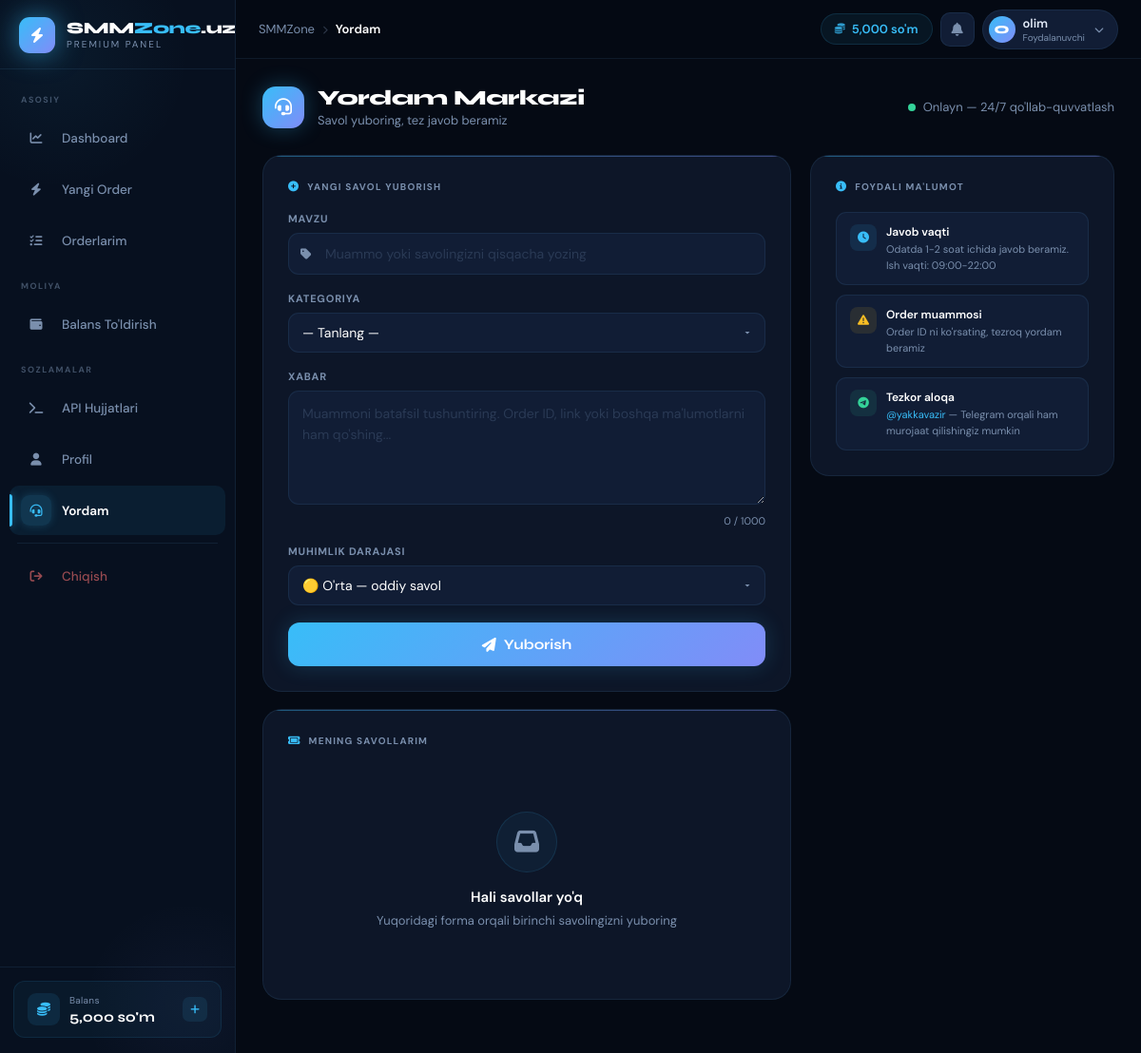
The app's page /support (signed in), older data.
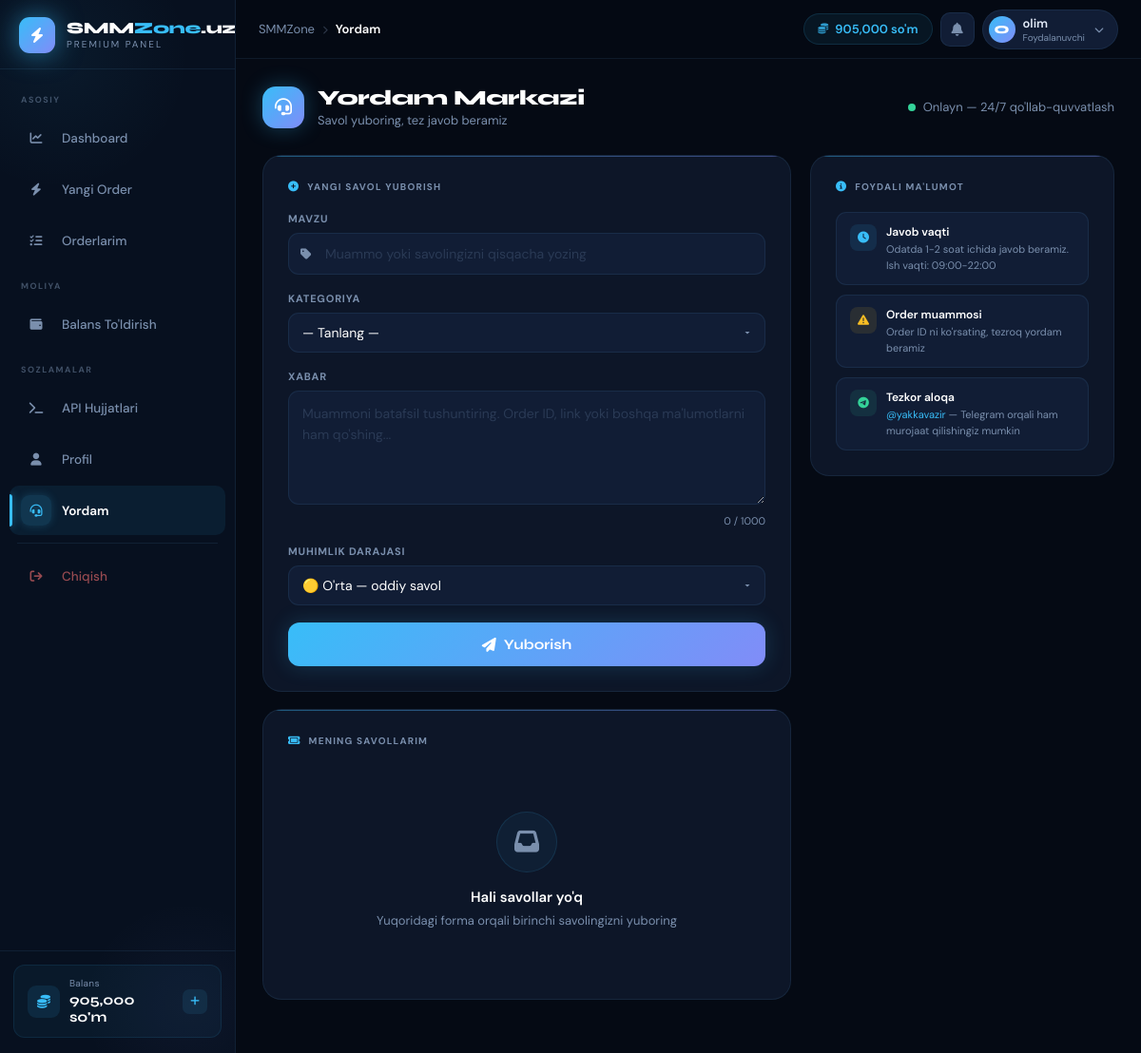
The same page, newer data.
### tables this page shows
CREATE TABLE users (
    id           INTEGER PRIMARY KEY AUTOINCREMENT,
    username     TEXT UNIQUE NOT NULL,
    email        TEXT UNIQUE NOT NULL,
    password     TEXT NOT NULL,
    balance      REAL DEFAULT 0,
    role         TEXT DEFAULT 'user',
    api_key      TEXT UNIQUE,
    total_spent  REAL DEFAULT 0,
    total_orders INTEGER DEFAULT 0,
    ref_code     TEXT UNIQUE,
    referred_by  INTEGER,
    ref_earnings REAL DEFAULT 0,
    is_active    INTEGER DEFAULT 1,
    created_at   TEXT DEFAULT (datetime('now'))
);

### support_service.py (the view)
@support_bp.route("/support")
def support_page():
    if "user_id" not in session:
        return redirect(url_for("auth.login_page"))
    db = get_db()
    tickets = db.execute(
        """SELECT t.*, u.username FROM support_tickets t
           JOIN users u ON u.id = t.user_id
           WHERE t.user_id = ? ORDER BY t.created_at DESC""",
        (session["user_id"],)
    ).fetchall()
    return render_template("support.html", tickets=tickets)

### database/db.py (called while the page is built)
def get_db():
    if "db" not in g:
        g.db = sqlite3.connect(DATABASE)
        g.db.row_factory = sqlite3.Row
    return g.db

### main.py (called while the page is built)
@app.context_processor
def inject_globals():
    user_balance = 0
    if "user_id" in session:
        db = get_db()
        u  = db.execute("SELECT balance FROM users WHERE id=?", (session["user_id"],)).fetchone()
        if u: user_balance = u["balance"]
        session["balance"] = user_balance
    return {"site_name": Config.SITE_NAME, "user_balance": user_balance}

### templates/support.html (shortened to what the changed rows need)
{% extends "base.html" %}
{% block content %}
<div class="sp-header">
  <div class="sp-header-left">
    <div class="sp-header-icon"><i class="fas fa-headset"></i></div>
    <div>
      <div class="sp-title">Yordam Markazi</div>
      <div class="sp-subtitle">Savol yuboring, tez javob beramiz</div>
    </div>
  </div>
  <div style="display:flex;align-items:center;gap:8px;font-size:13px;color:var(--muted)">
    <span style="width:8px;height:8px;border-radius:50%;background:#34d399;display:inline-block;animation:pulse 2s infinite"></span>
    Onlayn — 24/7 qo'llab-quvvatlash
  </div>
</div>
<div class="sp-layout">
  <div>
    <div class="sp-card">
      <div class="sp-card-title"><i class="fas fa-plus-circle"></i> Yangi savol yuborish</div>
      <form method="POST" action="/support/new">
        <div class="sp-form-group">
          <label class="sp-label">Mavzu</label>
          <div class="sp-input-wrap">
            <input type="text" name="subject" class="sp-input"
                   placeholder="Muammo yoki savolingizni qisqacha yozing"
                   required maxlength="100">
          </div>
        </div>
        <div class="sp-form-group">
          <label class="sp-label">Kategoriya</label>
          <select name="category" class="sp-select" required>
            <option value="">— Tanlang —</option>
          </select>
        </div>
        <div class="sp-form-group">
          <label class="sp-label">Xabar</label>
          <textarea name="message" class="sp-textarea"
                    placeholder="Muammoni batafsil tushuntiring. Order ID, link yoki boshqa ma'lumotlarni ham qo'shing..."
                    required maxlength="1000" oninput="updateChar(this)"></textarea>
          <div class="sp-char-count"><span id="char-count">0</span> / 1000</div>
        </div>
        <div class="sp-form-group">
          <label class="sp-label">Muhimlik darajasi</label>
          <select name="priority" class="sp-select">
            <option value="medium" selected>🟡 O'rta — oddiy savol</option>
          </select>
        </div>
        <button type="submit" class="sp-btn-submit">
          <i class="fas fa-paper-plane"></i> Yuborish
        </button>
      </form>
    </div>
    <div class="sp-card" style="margin-top:18px">
      <div class="sp-card-title"><i class="fas fa-ticket"></i> Mening savollarim</div>
      {% if tickets %}
      <div class="sp-tickets">
        {% for t in tickets %}
        <div class="sp-ticket {% if t.reply %}has-reply{% endif %}" onclick="toggleTicket({{ t.id }})">
          <div class="sp-ticket-head">
            <div class="sp-ticket-icon"
                 style="background:{% if t.category == 'order' %}rgba(56,189,248,.1){% elif t.category == 'payment' %}rgba(52,211,153,.1){% elif t.category == 'technical' %}rgba(248,113,113,.1){% else %}rgba(129,140,248,.1){% endif %}">
              <i class="fas fa-{% if t.category == 'order' %}cart-shopping{% elif t.category == 'payment' %}wallet{% elif t.category == 'technical' %}wrench{% else %}question{% endif %}"
                 style="color:{% if t.category == 'order' %}var(--accent){% elif t.category == 'payment' %}var(--accent3){% elif t.category == 'technical' %}#f87171{% else %}var(--accent2){% endif %}"></i>
            </div>
            <div class="sp-ticket-info">
              <div class="sp-ticket-subject">{{ t.subject }}</div>
              <div class="sp-ticket-meta">
                <span>{{ t.created_at[:16] }}</span>
                <span>·</span>
                <span class="prio-{{ t.priority }}">
                  <i class="fas fa-circle" style="font-size:7px"></i>
                  {% if t.priority == 'high' %}Yuqori
                  {% elif t.priority == 'medium' %}O'rta
                  {% else %}Past{% endif %}
                </span>
              </div>
            </div>
            <div class="sp-ticket-right">
              {% if t.status == 'answered' %}
                <span class="sp-badge sp-badge-answered"><i class="fas fa-check"></i> Javob berildi</span>
              {% elif t.status == 'closed' %}
                <span class="sp-badge sp-badge-closed"><i class="fas fa-lock"></i> Yopildi</span>
              {% else %}
                <span class="sp-badge sp-badge-open"><i class="fas fa-clock"></i> Kutilmoqda</span>
              {% endif %}
              <i class="fas fa-chevron-down" style="font-size:11px;color:var(--muted)" id="chev-{{ t.id }}"></i>
            </div>
          </div>
          <div class="sp-ticket-body" id="body-{{ t.id }}">
            <div class="sp-ticket-msg">{{ t.message }}</div>
            {% if t.reply %}
            <div class="sp-reply-box">
              <div class="sp-reply-label"><i class="fas fa-reply"></i> Admin javobi</div>
              <div class="sp-reply-text">{{ t.reply }}</div>
              <div class="sp-reply-date">{{ t.replied_at[:16] if t.replied_at else '' }}</div>
            </div>
            {% else %}
            <div style="font-size:12px;color:var(--muted);display:flex;align-items:center;gap:7px;padding:8px 0">
              <i class="fas fa-clock" style="color:var(--accent)"></i>
              Javob kutilmoqda — odatda 1-2 soat ichida javob beramiz
            </div>
            {% endif %}
          </div>
        </div>
        {% endfor %}
      </div>
      {% else %}
      <div class="sp-empty">
        <div class="sp-empty-icon"><i class="fas fa-inbox"></i></div>
        <h3>Hali savollar yo'q</h3>
        <p>Yuqoridagi forma orqali birinchi savolingizni yuboring</p>
      </div>
      {% endif %}
    </div>
  </div>
  <div>
    <div class="sp-card" {% if tickets %}style="margin-top:18px"{% endif %}>
      <div class="sp-card-title"><i class="fas fa-circle-info"></i> Foydali ma'lumot</div>
      <div class="sp-info-list">
        <div class="sp-info-item">
          <div class="sp-info-icon" style="background:rgba(56,189,248,.1);color:var(--accent)"><i class="fas fa-clock"></i></div>
          <div>
            <div class="sp-info-title">Javob vaqti</div>
            <div class="sp-info-desc">Odatda 1-2 soat ichida javob beramiz. Ish vaqti: 09:00-22:00</div>
          </div>
        </div>
        <div class="sp-info-item">
          <div class="sp-info-icon" style="background:rgba(251,191,36,.1);color:#fbbf24"><i class="fas fa-triangle-exclamation"></i></div>
          <div>
            <div class="sp-info-title">Order muammosi</div>
            <div class="sp-info-desc">Order ID ni ko'rsating, tezroq yordam beramiz</div>
          </div>
        </div>
        <div class="sp-info-item">
          <div class="sp-info-icon" style="background:rgba(52,211,153,.1);color:#34d399"><i class="fab fa-telegram"></i></div>
          <div>
            <div class="sp-info-title">Tezkor aloqa</div>
            <div class="sp-info-desc">
              <a href="https://t.me/yakkavazir" target="_blank"
                 style="color:var(--accent);text-decoration:none">@yakkavazir</a>
              — Telegram orqali ham murojaat qilishingiz mumkin
            </div>
          </div>
        </div>
      </div>
    </div>
  </div>
</div>
{% endblock %}

### templates/base.html (shortened to what the changed rows need)
<!DOCTYPE html>
<html lang="uz">
<head>
<link rel="stylesheet" href="https://cdnjs.cloudflare.com/ajax/libs/font-awesome/6.5.0/css/all.min.css">
</head>
<body>
{% if 'user_id' in session %}
<aside class="sidebar" id="sidebar">
  <a href="/dashboard" class="sidebar-brand">
    <div class="brand-icon"><i class="fas fa-bolt"></i></div>
    <div class="brand-text">
      <div class="brand-name">SMM<span>Zone</span>.uz</div>
      <div class="brand-tag">PREMIUM PANEL</div>
    </div>
  </a>
  <nav class="sidebar-nav">
    <div class="nav-section-label">Asosiy</div>
    <a href="/dashboard" class="nav-item {% if request.path == '/dashboard' %}active{% endif %}">
      <div class="nav-item-icon"><i class="fas fa-chart-line"></i></div>
      <span class="nav-item-label">Dashboard</span>
    </a>
    <a href="/new-order" class="nav-item {% if request.path == '/new-order' %}active{% endif %}">
      <div class="nav-item-icon"><i class="fas fa-bolt"></i></div>
      <span class="nav-item-label">Yangi Order</span>
    </a>
    <a href="/orders" class="nav-item {% if request.path == '/orders' %}active{% endif %}">
      <div class="nav-item-icon"><i class="fas fa-list-check"></i></div>
      <span class="nav-item-label">Orderlarim</span>
    </a>
    <div class="nav-section-label">Moliya</div>
    <a href="/add-funds" class="nav-item {% if request.path == '/add-funds' %}active{% endif %}">
      <div class="nav-item-icon"><i class="fas fa-wallet"></i></div>
      <span class="nav-item-label">Balans To'ldirish</span>
    </a>
    <div class="nav-section-label">Sozlamalar</div>
    <a href="/api-docs" class="nav-item {% if request.path == '/api-docs' %}active{% endif %}">
      <div class="nav-item-icon"><i class="fas fa-terminal"></i></div>
      <span class="nav-item-label">API Hujjatlari</span>
    </a>
    <a href="/profile" class="nav-item {% if request.path == '/profile' %}active{% endif %}">
      <div class="nav-item-icon"><i class="fas fa-user"></i></div>
      <span class="nav-item-label">Profil</span>
    </a>
    <a href="/support" class="nav-item {% if request.path == '/support' %}active{% endif %}">
      <div class="nav-item-icon"><i class="fas fa-headset"></i></div>
      <span class="nav-item-label">Yordam</span>
    </a>
    <div class="nav-divider"></div>
    <a href="/logout" class="nav-item is-logout">
      <div class="nav-item-icon"><i class="fas fa-arrow-right-from-bracket"></i></div>
      <span class="nav-item-label">Chiqish</span>
    </a>
  </nav>
  <div class="sidebar-footer">
    <div class="sidebar-balance">
      <div class="sb-bal-icon"><i class="fas fa-coins"></i></div>
      <div>
        <div class="sb-bal-label">Balans</div>
        <div class="sb-bal-val">{{ "{:,.0f}".format(user_balance) }} so'm</div>
      </div>
      <a href="/add-funds" class="sb-bal-link" title="To'ldirish">
        <i class="fas fa-plus"></i>
      </a>
    </div>
  </div>
</aside>
<div class="main-wrap">
  <header class="topbar">
    <div class="topbar-breadcrumb">
      <span>SMMZone</span>
      <span class="bc-sep"><i class="fas fa-chevron-right" style="font-size:9px"></i></span>
      <span class="bc-current">
        {% if '/dashboard' in request.path %}Dashboard
        {% elif '/new-order' in request.path %}Yangi Order
        {% elif '/orders' in request.path %}Orderlarim
        {% elif '/add-funds' in request.path %}Balans
        {% elif '/profile' in request.path %}Profil
        {% elif '/api-docs' in request.path %}API
        {% elif '/support' in request.path %}Yordam
        {% elif '/admin' in request.path %}Admin
        {% else %}Sahifa{% endif %}
      </span>
    </div>
    <div class="topbar-right">
      <div class="topbar-balance">
        <i class="fas fa-coins"></i>
        <span>{{ "{:,.0f}".format(user_balance) }} so'm</span>
      </div>
      <a href="#" class="topbar-notif" title="Bildirishnomalar">
        <i class="fas fa-bell"></i>
      </a>
      <a href="/profile" class="topbar-user">
        <div class="topbar-user-avatar">{{ session.username[0].upper() if session.username else 'U' }}</div>
        <div>
          <div class="topbar-user-name">{{ session.username }}</div>
          <div class="topbar-user-role">{% if session.role == 'admin' %}Admin{% else %}Foydalanuvchi{% endif %}</div>
        </div>
        <i class="fas fa-chevron-down"></i>
      </a>
    </div>
  </header>
  <main class="content">
    {% block content %}{% endblock %}
  </main>
</div>
{% else %}
{% block auth_content %}{% endblock %}
{% endif %}
</body>
</html>

Row changes from the older to the newer data that the page shows:
changed users "olim": balance "5,000" → "905,000"
